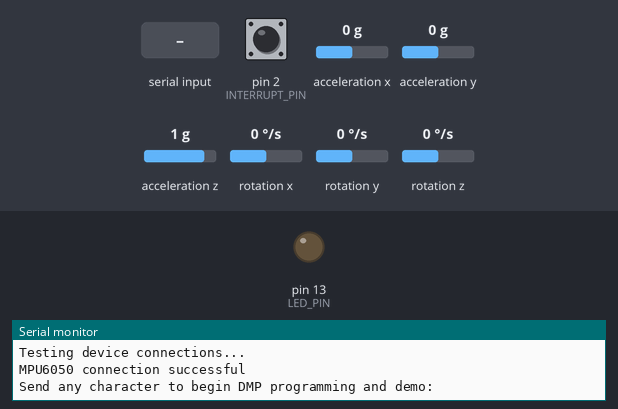
Simulated run of this sketch. Board: Arduino Leonardo, built with avr-gcc and run on an emulated ATmega32U4. Shown: output pins drawn as LEDs (lit = HIGH), the last lines printed to the serial monitor. Dashed ring = blinking. Inputs (shaded band) come from the test bench; at power-on: acceleration x 0 g, acceleration y 0 g, acceleration z 1 g, rotation z 0 °/s, pin 2 (INTERRUPT_PIN) LOW, rotation x 0 °/s, rotation y 0 °/s. The sensor or clock chip raises its interrupt line as the real part does.

Above: at 0.8 s.
0.9 s: "1\n" received over Serial
At 1.58 s:
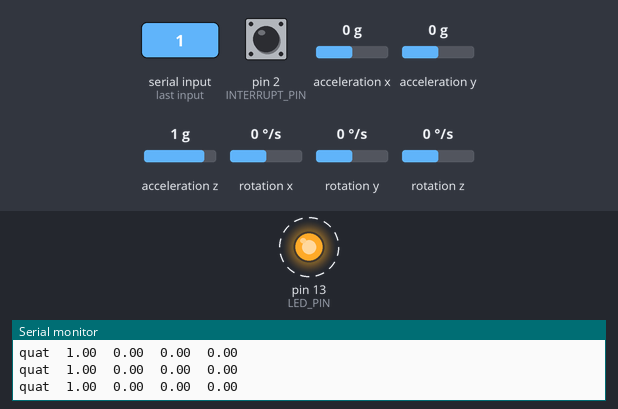
3.9 s: acceleration x set to -1.4 g
6.9 s: acceleration y set to -1.4 g
9.9 s: acceleration y set to 0 g
12.9 s: acceleration z set to -1.4 g
15.9 s: rotation z set to 100 °/s
Timing chart, 0 to 19.9 s (numbered marks = the images above; inputs shaded):
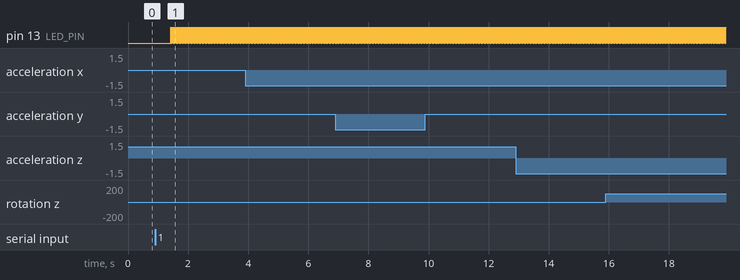

Measured:
- after the input at 0.9 s, pin 13 (LED_PIN): alternates HIGH for 0.01 s and LOW for 0.01 s, starting after 0.51 s

The sketch:

MPU6050_DMP6.ino
```cpp
// I2C device class (I2Cdev) demonstration Arduino sketch for MPU6050 class using DMP (MotionApps v2.0)
// 6/21/2012 by Jeff Rowberg <jeff@rowberg.net>
// Updates should (hopefully) always be available at https://github.com/jrowberg/i2cdevlib
//
// Changelog:
//      2019-07-08 - Added Auto Calibration and offset generator
//		   - and altered FIFO retrieval sequence to avoid using blocking code
//      2016-04-18 - Eliminated a potential infinite loop
//      2013-05-08 - added seamless Fastwire support
//                 - added note about gyro calibration
//      2012-06-21 - added note about Arduino 1.0.1 + Leonardo compatibility error
//      2012-06-20 - improved FIFO overflow handling and simplified read process
//      2012-06-19 - completely rearranged DMP initialization code and simplification
//      2012-06-13 - pull gyro and accel data from FIFO packet instead of reading directly
//      2012-06-09 - fix broken FIFO read sequence and change interrupt detection to RISING
//      2012-06-05 - add gravity-compensated initial reference frame acceleration output
//                 - add 3D math helper file to DMP6 example sketch
//                 - add Euler output and Yaw/Pitch/Roll output formats
//      2012-06-04 - remove accel offset clearing for better results (thanks Sungon Lee)
//      2012-06-01 - fixed gyro sensitivity to be 2000 deg/sec instead of 250
//      2012-05-30 - basic DMP initialization working

/* ============================================
I2Cdev device library code is placed under the MIT license
Copyright (c) 2012 Jeff Rowberg

Permission is hereby granted, free of charge, to any person obtaining a copy
of this software and associated documentation files (the "Software"), to deal
in the Software without restriction, including without limitation the rights
to use, copy, modify, merge, publish, distribute, sublicense, and/or sell
copies of the Software, and to permit persons to whom the Software is
furnished to do so, subject to the following conditions:

The above copyright notice and this permission notice shall be included in
all copies or substantial portions of the Software.

THE SOFTWARE IS PROVIDED "AS IS", WITHOUT WARRANTY OF ANY KIND, EXPRESS OR
IMPLIED, INCLUDING BUT NOT LIMITED TO THE WARRANTIES OF MERCHANTABILITY,
FITNESS FOR A PARTICULAR PURPOSE AND NONINFRINGEMENT. IN NO EVENT SHALL THE
AUTHORS OR COPYRIGHT HOLDERS BE LIABLE FOR ANY CLAIM, DAMAGES OR OTHER
LIABILITY, WHETHER IN AN ACTION OF CONTRACT, TORT OR OTHERWISE, ARISING FROM,
OUT OF OR IN CONNECTION WITH THE SOFTWARE OR THE USE OR OTHER DEALINGS IN
THE SOFTWARE.
===============================================
*/

// I2Cdev and MPU6050 must be installed as libraries, or else the .cpp/.h files
// for both classes must be in the include path of your project
#include "I2Cdev.h"

#include "MPU6050_6Axis_MotionApps20.h"
//#include "MPU6050.h" // not necessary if using MotionApps include file

// Arduino Wire library is required if I2Cdev I2CDEV_ARDUINO_WIRE implementation
// is used in I2Cdev.h
#if I2CDEV_IMPLEMENTATION == I2CDEV_ARDUINO_WIRE
    #include "Wire.h"
#endif

// class default I2C address is 0x68
// specific I2C addresses may be passed as a parameter here
// AD0 low = 0x68 (default for SparkFun breakout and InvenSense evaluation board)
// AD0 high = 0x69
MPU6050 mpu;
//MPU6050 mpu(0x69); // <-- use for AD0 high

/* =========================================================================
   NOTE: In addition to connection 3.3v, GND, SDA, and SCL, this sketch
   depends on the MPU-6050's INT pin being connected to the Arduino's
   external interrupt #0 pin. On the Arduino Uno and Mega 2560, this is
   digital I/O pin 2.
 * ========================================================================= */

/* =========================================================================
   NOTE: Arduino v1.0.1 with the Leonardo board generates a compile error
   when using Serial.write(buf, len). The Teapot output uses this method.
   The solution requires a modification to the Arduino USBAPI.h file, which
   is fortunately simple, but annoying. This will be fixed in the next IDE
   release. For more info, see these links:

   http://arduino.cc/forum/index.php/topic,109987.0.html
   http://code.google.com/p/arduino/issues/detail?id=958
 * ========================================================================= */


// uncomment "OUTPUT_READABLE_QUATERNION" if you want to see the actual
// quaternion components in a [w, x, y, z] format (not best for parsing
// on a remote host such as Processing or something though)
#define OUTPUT_READABLE_QUATERNION

// uncomment "OUTPUT_READABLE_EULER" if you want to see Euler angles
// (in degrees) calculated from the quaternions coming from the FIFO.
// Note that Euler angles suffer from gimbal lock (for more info, see
// http://en.wikipedia.org/wiki/Gimbal_lock)
//#define OUTPUT_READABLE_EULER

// uncomment "OUTPUT_READABLE_YAWPITCHROLL" if you want to see the yaw/
// pitch/roll angles (in degrees) calculated from the quaternions coming
// from the FIFO. Note this also requires gravity vector calculations.
// Also note that yaw/pitch/roll angles suffer from gimbal lock (for
// more info, see: http://en.wikipedia.org/wiki/Gimbal_lock)
//#define OUTPUT_READABLE_YAWPITCHROLL

// uncomment "OUTPUT_READABLE_REALACCEL" if you want to see acceleration
// components with gravity removed. This acceleration reference frame is
// not compensated for orientation, so +X is always +X according to the
// sensor, just without the effects of gravity. If you want acceleration
// compensated for orientation, us OUTPUT_READABLE_WORLDACCEL instead.
//#define OUTPUT_READABLE_REALACCEL

// uncomment "OUTPUT_READABLE_WORLDACCEL" if you want to see acceleration
// components with gravity removed and adjusted for the world frame of
// reference (yaw is relative to initial orientation, since no magnetometer
// is present in this case). Could be quite handy in some cases.
//#define OUTPUT_READABLE_WORLDACCEL

// uncomment "OUTPUT_TEAPOT" if you want output that matches the
// format used for the InvenSense teapot demo
//#define OUTPUT_TEAPOT


#define INTERRUPT_PIN 2  // use pin 2 on Arduino Uno & most boards
#define LED_PIN 13 // (Arduino is 13, Teensy is 11, Teensy++ is 6)
bool blinkState = false;

// MPU control/status vars
bool dmpReady = false;  // set true if DMP init was successful
uint8_t mpuIntStatus;   // holds actual interrupt status byte from MPU
uint8_t devStatus;      // return status after each device operation (0 = success, !0 = error)
uint16_t packetSize;    // expected DMP packet size (default is 42 bytes)
uint16_t fifoCount;     // count of all bytes currently in FIFO
uint8_t fifoBuffer[64]; // FIFO storage buffer

// orientation/motion vars
Quaternion q;           // [w, x, y, z]         quaternion container
VectorInt16 aa;         // [x, y, z]            accel sensor measurements
VectorInt16 aaReal;     // [x, y, z]            gravity-free accel sensor measurements
VectorInt16 aaWorld;    // [x, y, z]            world-frame accel sensor measurements
VectorFloat gravity;    // [x, y, z]            gravity vector
float euler[3];         // [psi, theta, phi]    Euler angle container
float ypr[3];           // [yaw, pitch, roll]   yaw/pitch/roll container and gravity vector

// packet structure for InvenSense teapot demo
uint8_t teapotPacket[14] = { '$', 0x02, 0,0, 0,0, 0,0, 0,0, 0x00, 0x00, '\r', '\n' };


// ================================================================
// ===               INTERRUPT DETECTION ROUTINE                ===
// ================================================================

volatile bool mpuInterrupt = false;     // indicates whether MPU interrupt pin has gone high
void dmpDataReady() {
    mpuInterrupt = true;
}


// ================================================================
// ===                      INITIAL SETUP                       ===
// ================================================================

void setup() {
    // join I2C bus (I2Cdev library doesn't do this automatically)
    #if I2CDEV_IMPLEMENTATION == I2CDEV_ARDUINO_WIRE
        Wire.begin();
        Wire.setClock(400000); // 400kHz I2C clock. Comment this line if having compilation difficulties
    #elif I2CDEV_IMPLEMENTATION == I2CDEV_BUILTIN_FASTWIRE
        Fastwire::setup(400, true);
    #endif

    // initialize serial communication
    // (115200 chosen because it is required for Teapot Demo output, but it's
    // really up to you depending on your project)
    Serial.begin(115200);
    while (!Serial); // wait for Leonardo enumeration, others continue immediately

    // NOTE: 8MHz or slower host processors, like the Teensy @ 3.3V or Arduino
    // Pro Mini running at 3.3V, cannot handle this baud rate reliably due to
    // the baud timing being too misaligned with processor ticks. You must use
    // 38400 or slower in these cases, or use some kind of external separate
    // crystal solution for the UART timer.

    // initialize device
    Serial.println(F("Initializing I2C devices..."));
    mpu.initialize();
    pinMode(INTERRUPT_PIN, INPUT);

    // verify connection
    Serial.println(F("Testing device connections..."));
    Serial.println(mpu.testConnection() ? F("MPU6050 connection successful") : F("MPU6050 connection failed"));

    // wait for ready
    Serial.println(F("\nSend any character to begin DMP programming and demo: "));
    while (Serial.available() && Serial.read()); // empty buffer
    while (!Serial.available());                 // wait for data
    while (Serial.available() && Serial.read()); // empty buffer again

    // load and configure the DMP
    Serial.println(F("Initializing DMP..."));
    devStatus = mpu.dmpInitialize();

    // supply your own gyro offsets here, scaled for min sensitivity
    mpu.setXGyroOffset(220);
    mpu.setYGyroOffset(76);
    mpu.setZGyroOffset(-85);
    mpu.setZAccelOffset(1788); // 1688 factory default for my test chip

    // make sure it worked (returns 0 if so)
    if (devStatus == 0) {
        // Calibration Time: generate offsets and calibrate our MPU6050
        mpu.CalibrateAccel(6);
        mpu.CalibrateGyro(6);
        mpu.PrintActiveOffsets();
        // turn on the DMP, now that it's ready
        Serial.println(F("Enabling DMP..."));
        mpu.setDMPEnabled(true);

        // enable Arduino interrupt detection
        Serial.print(F("Enabling interrupt detection (Arduino external interrupt "));
        Serial.print(digitalPinToInterrupt(INTERRUPT_PIN));
        Serial.println(F(")..."));
        attachInterrupt(digitalPinToInterrupt(INTERRUPT_PIN), dmpDataReady, RISING);
        mpuIntStatus = mpu.getIntStatus();

        // set our DMP Ready flag so the main loop() function knows it's okay to use it
        Serial.println(F("DMP ready! Waiting for first interrupt..."));
        dmpReady = true;

        // get expected DMP packet size for later comparison
        packetSize = mpu.dmpGetFIFOPacketSize();
    } else {
        // ERROR!
        // 1 = initial memory load failed
        // 2 = DMP configuration updates failed
        // (if it's going to break, usually the code will be 1)
        Serial.print(F("DMP Initialization failed (code "));
        Serial.print(devStatus);
        Serial.println(F(")"));
    }

    // configure LED for output
    pinMode(LED_PIN, OUTPUT);
}


// ================================================================
// ===                    MAIN PROGRAM LOOP                     ===
// ================================================================

void loop() {
    // if programming failed, don't try to do anything
    if (!dmpReady) return;
    // read a packet from FIFO
    if (mpu.dmpGetCurrentFIFOPacket(fifoBuffer)) { // Get the Latest packet
        #ifdef OUTPUT_READABLE_QUATERNION
            // display quaternion values in easy matrix form: w x y z
            mpu.dmpGetQuaternion(&q, fifoBuffer);
            Serial.print("quat\t");
            Serial.print(q.w);
            Serial.print("\t");
            Serial.print(q.x);
            Serial.print("\t");
            Serial.print(q.y);
            Serial.print("\t");
            Serial.println(q.z);
        #endif

        #ifdef OUTPUT_READABLE_EULER
            // display Euler angles in degrees
            mpu.dmpGetQuaternion(&q, fifoBuffer);
            mpu.dmpGetEuler(euler, &q);
            Serial.print("euler\t");
            Serial.print(euler[0] * 180/M_PI);
            Serial.print("\t");
            Serial.print(euler[1] * 180/M_PI);
            Serial.print("\t");
            Serial.println(euler[2] * 180/M_PI);
        #endif

        #ifdef OUTPUT_READABLE_YAWPITCHROLL
            // display Euler angles in degrees
            mpu.dmpGetQuaternion(&q, fifoBuffer);
            mpu.dmpGetGravity(&gravity, &q);
            mpu.dmpGetYawPitchRoll(ypr, &q, &gravity);
            Serial.print("ypr\t");
            Serial.print(ypr[0] * 180/M_PI);
            Serial.print("\t");
            Serial.print(ypr[1] * 180/M_PI);
            Serial.print("\t");
            Serial.println(ypr[2] * 180/M_PI);
        #endif

        #ifdef OUTPUT_READABLE_REALACCEL
            // display real acceleration, adjusted to remove gravity
            mpu.dmpGetQuaternion(&q, fifoBuffer);
            mpu.dmpGetAccel(&aa, fifoBuffer);
            mpu.dmpGetGravity(&gravity, &q);
            mpu.dmpGetLinearAccel(&aaReal, &aa, &gravity);
            Serial.print("areal\t");
            Serial.print(aaReal.x);
            Serial.print("\t");
            Serial.print(aaReal.y);
            Serial.print("\t");
            Serial.println(aaReal.z);
        #endif

        #ifdef OUTPUT_READABLE_WORLDACCEL
            // display initial world-frame acceleration, adjusted to remove gravity
            // and rotated based on known orientation from quaternion
            mpu.dmpGetQuaternion(&q, fifoBuffer);
            mpu.dmpGetAccel(&aa, fifoBuffer);
            mpu.dmpGetGravity(&gravity, &q);
            mpu.dmpGetLinearAccel(&aaReal, &aa, &gravity);
            mpu.dmpGetLinearAccelInWorld(&aaWorld, &aaReal, &q);
            Serial.print("aworld\t");
            Serial.print(aaWorld.x);
            Serial.print("\t");
            Serial.print(aaWorld.y);
            Serial.print("\t");
            Serial.println(aaWorld.z);
        #endif

        #ifdef OUTPUT_TEAPOT
            // display quaternion values in InvenSense Teapot demo format:
            teapotPacket[2] = fifoBuffer[0];
            teapotPacket[3] = fifoBuffer[1];
            teapotPacket[4] = fifoBuffer[4];
            teapotPacket[5] = fifoBuffer[5];
            teapotPacket[6] = fifoBuffer[8];
            teapotPacket[7] = fifoBuffer[9];
            teapotPacket[8] = fifoBuffer[12];
            teapotPacket[9] = fifoBuffer[13];
            Serial.write(teapotPacket, 14);
            teapotPacket[11]++; // packetCount, loops at 0xFF on purpose
        #endif

        // blink LED to indicate activity
        blinkState = !blinkState;
        digitalWrite(LED_PIN, blinkState);
    }
}
```
